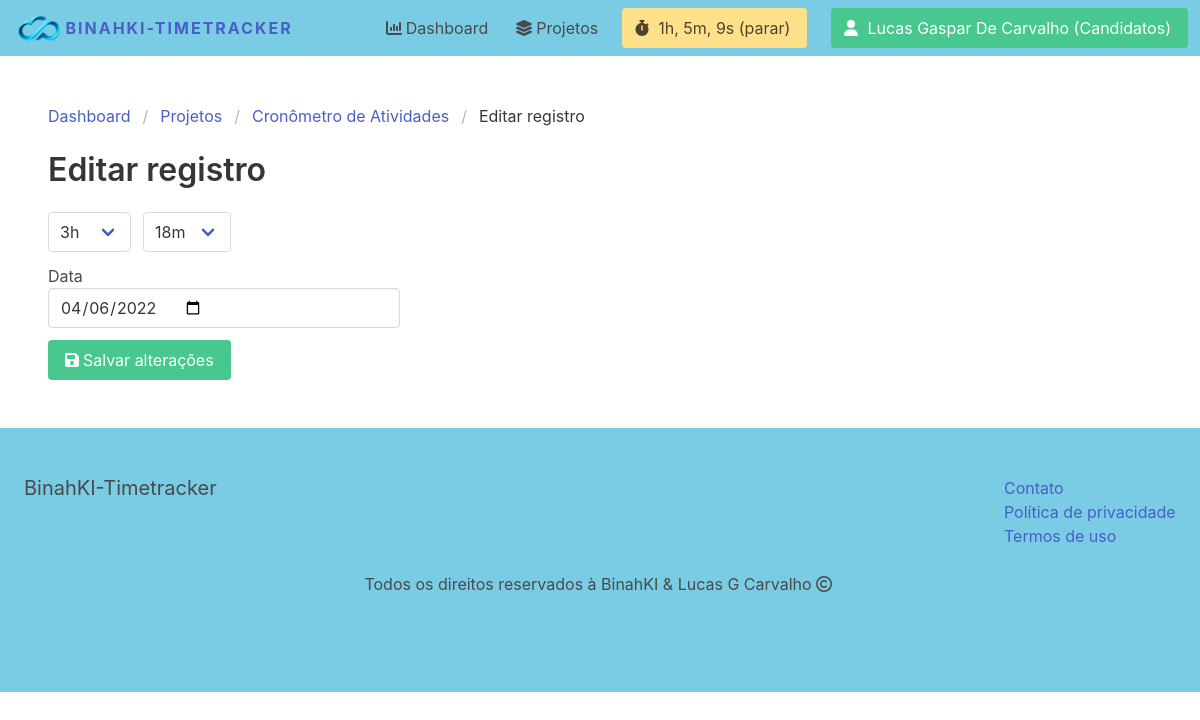
Screenshot of /dashboard/projetos/3/2/28/editar/ (signed in) with the database file from the repository.
### apps/equipe/models.py (models this page shows, shortened)
class Equipe(models.Model):
    ACTIVE = 'active'
    DELETED = 'deleted'
    CHOICES_STATUS = (
        (ACTIVE, 'Ativa'),
        (DELETED, 'Deletada')
    )
    nome = models.CharField(max_length=255)
    membros = models.ManyToManyField(User, related_name='equipes')
    criado_por = models.ForeignKey(User, related_name='equipes_criadas', on_delete=models.CASCADE)
    criado_em = models.DateTimeField(auto_now_add=True)
    status = models.CharField(max_length=10, choices=CHOICES_STATUS, default=ACTIVE)
    class Meta:
        ordering = ['nome']

### apps/projeto/models.py (models this page shows, shortened)
class Projeto(models.Model):
    equipe = models.ForeignKey(Equipe, related_name='projetos', on_delete=models.CASCADE)
    nome = models.CharField(max_length=255)
    criado_por = models.ForeignKey(User, related_name='projetos' , on_delete=models.CASCADE)
    criado_em = models.DateField(auto_now_add=True)
    class Meta:
        ordering = ['nome']

class Registro(models.Model):
    equipe = models.ForeignKey(Equipe, related_name='registros', on_delete=models.CASCADE)
    projeto = models.ForeignKey(Projeto, related_name='registros', on_delete=models.CASCADE, blank=True, null=True)
    tarefa = models.ForeignKey(Tarefa, related_name='registros', on_delete=models.CASCADE, blank=True, null=True)
    minutos = models.IntegerField(default=0)
    eh_registrado = models.BooleanField(default=False)
    criado_por = models.ForeignKey(User, related_name='registros', on_delete=models.CASCADE)
    criado_em = models.DateTimeField()
    class Meta:
        ordering = ['-criado_em']

### apps/projeto/views.py (the view, shortened to what this page needs)
# urls.py: path('<int:projeto_id>/<int:tarefa_id>/<int:registro_id>/editar/', edita_registro, name='edita_registro'),
@login_required
def edita_registro(request, projeto_id, tarefa_id, registro_id):
    equipe = get_object_or_404(Equipe, pk=request.user.userprofile.active_team_id, status=Equipe.ACTIVE)
    projeto = get_object_or_404(Projeto, equipe=equipe, pk=projeto_id)
    tarefa = get_object_or_404(Tarefa, pk=tarefa_id, equipe=equipe)
    registro = get_object_or_404(Registro, pk=registro_id, equipe=equipe)
    horas, minutos = divmod(registro.minutos, 60)
    context = {
        'equipe': equipe,
        'projeto': projeto,
        'tarefa': tarefa,
        'registro': registro,
        'horas': horas,
        'minutos': minutos,
    }
    return render(request, 'projeto/editar_registro.html', context)

### apps/equipe/context_processors.py (called while the page is built)
def equipe_ativa(request):
    if request.user.is_authenticated:
        if request.user.userprofile.active_team_id:
            equipe = Equipe.objects.get(pk=request.user.userprofile.active_team_id)
            return {'equipe_ativa': equipe}
    return {'equipe_ativa': None}

### apps/projeto/context_processors.py (called while the page is built)
def registro_ativo(request):
    if request.user.is_authenticated:
        if request.user.userprofile.active_team_id:
            equipe = get_object_or_404(Equipe, pk=request.user.userprofile.active_team_id, status=Equipe.ACTIVE)
            registros_nao_rastreados = Registro.objects.filter(equipe=equipe, criado_por=request.user, minutos=0, eh_registrado=False)
            if registros_nao_rastreados:
                registro_ativo = registros_nao_rastreados.first()
                registro_ativo.seconds_since = int((datetime.now(timezone.utc) - registro_ativo.criado_em).total_seconds())
                return {'registro_ativo_segundos': registro_ativo.seconds_since, 'tempo_inicio': registro_ativo.criado_em.isoformat()}
    return {'registro_ativo_segundos': 0, 'tempo_inicio': datetime.now().isoformat()}

### apps/projeto/templates/projeto/editar_registro.html (shortened to what this page needs)
{% extends 'core/base.html' %}
{% block content %}
<div id="projeto-app">
    <nav class="breadcrumb" aria-label="breadcrumbs">
        <ul>
            <li><a href="#">Dashboard</a></li>
            <li><a href="{% url 'projeto:projetos' %}">Projetos</a></li>
            <li><a href="{% url 'projeto:projeto' projeto.id %}">{{ projeto.nome }}</a></li>
            <li class="is-active"><a href="{% url 'projeto:edita_registro' projeto.id tarefa.id registro.id %}" aria-current="page">Editar registro</a></li>
        </ul>
    </nav>
    <div class="columns">
        <div class="column">
            <h1 class="title">Editar registro</h1>
        </div>
    </div>
    <div class="columns">
        <div class="column is-4">
            <form action="." method="post">
                <div class="field is-grouped">
                    <div class="control">
                        <div class="select">
                            <select name="horas">
                                {% for i in "x"|rjust:"23" %}
                                    <option value="{{ forloop.counter }}" {% if horas == forloop.counter %} selected {% endif %}>{{ forloop.counter }}h</option>
                                {% endfor %}
                            </select>
                        </div>
                    </div>
                    <div class="control">
                        <div class="select">
                            <select name="minutos">
                                {% for i in "x"|rjust:"59" %}
                                    <option value="{{ forloop.counter }}" {% if minutos == forloop.counter %} selected {% endif %}>{{ forloop.counter }}m</option>
                                {% endfor %}
                            </select>
                        </div>
                    </div>
                </div>
                <div class="field">
                    <label>Data</label>
                    <div class="control">
                        <input type="date" id="id_data" name="data" class="input" value="{{ registro.criado_em|date:'Y-m-d' }}" placeholder="yyyy-mm-dd">
                    </div>
                </div>
                <div class="field">
                    <div class="control">
                        <button class="button is-success"><i class="fa-solid fa-floppy-disk mr-1"></i>Salvar alterações</button>
                    </div>
                </div>
            </form>
        </div>
    </div>
</div>
{% endblock %}

### apps/core/templates/core/base.html (shortened to what this page needs)
<!DOCTYPE html>
<html lang="en">
<head>
    <link rel="stylesheet" type="text/css" href="https://cdn.jsdelivr.net/npm/bulma@0.9.1/css/bulma.min.css">
    <link rel="stylesheet" href="../../../../static/assets/style.css">
</head>
<body>
    <div id="navbar-app">
        <nav class="navbar is-bluebg">
            <div class="navbar-brand">
                <a href="{% url 'frontpage' %}" class="navbar-item show">
                    <img src="../../../../static/images/logo.png" alt="logo">
                    <strong>BinahKI-Timetracker</strong>
                </a>
            </div>
            <div class="navbar-menu">
                <div class="navbar-end">
                    {% if request.user.is_authenticated %}
                        <a href="{%url 'dashboard' %}" class="navbar-item">
                            <span class="icon"><i class="fa-solid fa-chart-column"></i></span>
                            <span>Dashboard</span>
                        </a>
                        <a href="{% url 'projeto:projetos' %}" class="navbar-item">
                            <span class="icon"><i class="fa-solid fa-layer-group"></i></span>
                            <span>Projetos</span>
                        </a>
                        <div class="navbar-item" v-else>
                            <div class="buttons">
                                <a class="button is-warning" @click="stopTimer()">
                                    <span class="icon"><i class="fas fa-stopwatch"></i></span>
                                    <span>[[ readableSeconds ]] (parar)</span>
                                </a>
                            </div>
                        </div>
                    {% endif %}
                    <div class="navbar-item">
                        <div class="buttons">
                            {% if request.user.is_authenticated %}
                                <a href="{% url 'meu_perfil' %}" class="button is-success">
                                    <span class="icon"><i class="fas fa-user"></i></span>
                                    <span>{% firstof request.user.get_full_name request.user.username %}{% if equipe_ativa %} ({{ equipe_ativa.nome }}){% endif %}</span>
                                </a>
                            {% endif %}
                        </div>
                    </div>
                </div>
            </div>
        </nav>
    </div>
    <section class="section">
        {% block content %}
        {% endblock %}
    </section>
    <footer class="footer is-bluebg">
        <div class="columns is-multiline">
            <div class="column is-4">
                <h2 class="subtitle">BinahKI-Timetracker</h2>
            </div>
            <div class="column is-offset-6 is-2">
                <ul>
                    <li><a href="#">Contato</a></li>
                    <li><a href="{% url 'privacidade' %}">Política de privacidade</a></li>
                    <li><a href="{% url 'termos' %}">Termos de uso</a></li>
                </ul>
            </div>
            <div class="column is-12 has-text-centered">
                <p class="is-flex is-justify-content-center">
                    <span>Todos os direitos reservados à BinahKI & Lucas G Carvalho</span>
                    <span class="icon"><i class="fa-regular fa-copyright"></i></span>
                </p>
            </div>
        </div>
    </footer>
</body>
</html>

### static/assets/style.css (style rules this page uses)
.is-bluebg { background: rgb(122, 203, 228); }
.show { text-transform: uppercase; letter-spacing: 2px; }

### rows the page displays
Equipe: nome "Candidatos"
Projeto: nome "Cronômetro de Atividades"
Registro: data "04/06/2022"

### other values shown
form field horas "3h"
form field minutos "18m"
